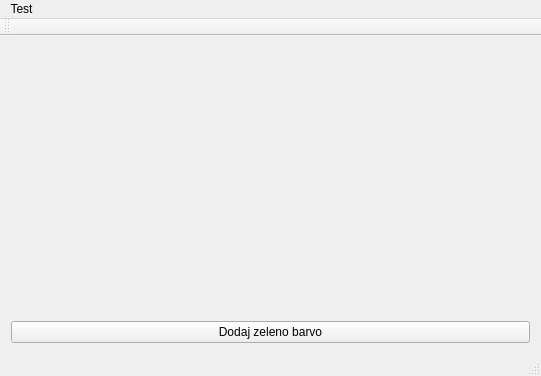
<?xml version="1.0" encoding="UTF-8"?>
<ui version="4.0">
 <class>MainWindow</class>
 <widget class="QMainWindow" name="MainWindow">
  <property name="geometry">
   <rect>
    <x>0</x>
    <y>0</y>
    <width>541</width>
    <height>376</height>
   </rect>
  </property>
  <property name="windowTitle">
   <string>MainWindow</string>
  </property>
  <widget class="QWidget" name="centralWidget">
   <layout class="QVBoxLayout" name="verticalLayout">
    <item>
     <widget class="WidgetOpenGLDraw" name="widget" native="true"/>
    </item>
    <item>
     <widget class="QPushButton" name="pushButtonZelenaBarva">
      <property name="text">
       <string>Dodaj zeleno barvo</string>
      </property>
     </widget>
    </item>
   </layout>
  </widget>
  <widget class="QMenuBar" name="menuBar">
   <property name="geometry">
    <rect>
     <x>0</x>
     <y>0</y>
     <width>541</width>
     <height>22</height>
    </rect>
   </property>
   <widget class="QMenu" name="menuTest">
    <property name="title">
     <string>Test</string>
    </property>
    <addaction name="actionTest"/>
   </widget>
   <addaction name="menuTest"/>
  </widget>
  <widget class="QToolBar" name="mainToolBar">
   <attribute name="toolBarArea">
    <enum>TopToolBarArea</enum>
   </attribute>
   <attribute name="toolBarBreak">
    <bool>false</bool>
   </attribute>
  </widget>
  <widget class="QStatusBar" name="statusBar"/>
  <action name="actionTest">
   <property name="text">
    <string>&amp;Test</string>
   </property>
  </action>
 </widget>
 <layoutdefault spacing="6" margin="11"/>
 <customwidgets>
  <customwidget>
   <class>WidgetOpenGLDraw</class>
   <extends>QWidget</extends>
   <header>widgetopengldraw.h</header>
   <container>1</container>
  </customwidget>
 </customwidgets>
 <resources/>
 <connections/>
</ui>
